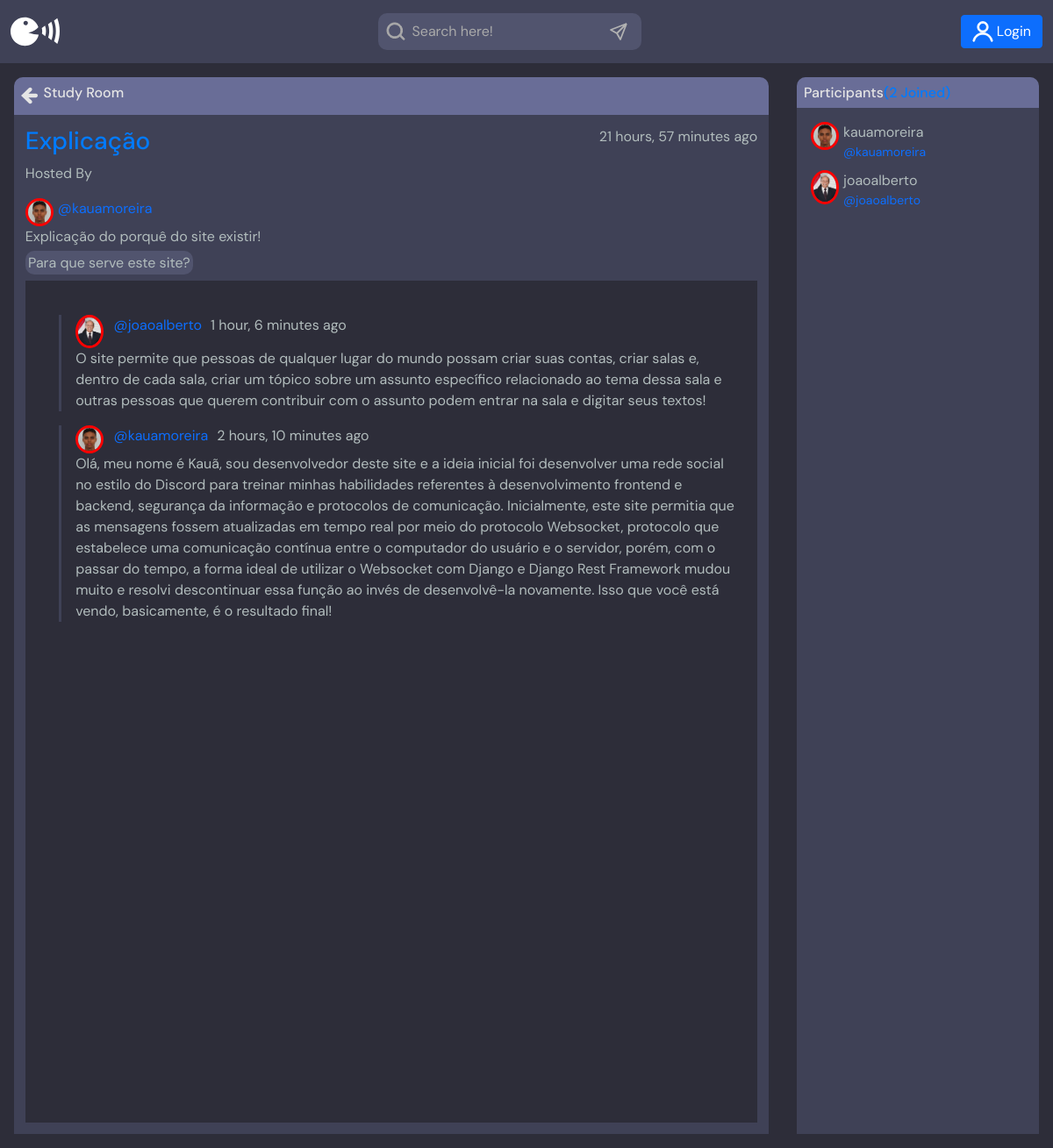
The page /room/1/ on the database its author committed.
### base/models.py (models this page shows, shortened)
class Room(models.Model):
	host = models.ForeignKey(User,on_delete=models.SET_NULL,null=True)#null=True -> Define this new field as a NULL in DB
	topic = models.ForeignKey(Topic,on_delete=models.SET_NULL,null=True)#null=True -> Define this new field as a NULL in DB
	name=models.CharField(max_length=200)#Short string row
	description=models.TextField(null=True,blank=True)#Long string row
	participants=models.ManyToManyField(User,related_name='participants',blank=True)#blank=True => define that it has participants doesnt is required
	updated=models.DateTimeField(auto_now=True)#Last updating DataTime in the room
	created=models.DateTimeField(auto_now_add=True)#Creating DataTime in the room
	class Meta:
		ordering=['-updated','-created']#['-updated','-created'] => The newest to the oldest inserts in DB will be shown in the website | ['updated','created'] => The oldest to the newest inserts in DB will be shown in the website

class User(AbstractUser):
	name=models.CharField(max_length=200,null=True)#Define the length max to the text | null=True -> Define this new field as a NULL in DB
	username=models.CharField(unique=True,max_length=200,null=True)#Define the length max to the text | null=True -> Define this new field as a NULL in DB
	email=models.EmailField(unique=True,null=True)#This field must be unique to each user | null=True -> Define this new field as a NULL in DB
	bio=models.TextField(null=True)#null=True -> Define this new field as a NULL in DB
	avatar=models.ImageField(null=True, default="avatar.svg")#This command is related to the "pillow" library. This library is a processing image library.
	USERNAME_FIELD='username'#Set a field that will be used in Admin Page to login
	REQUIRED_FIELDS=[]

class Topic(models.Model):
	name=models.CharField(max_length=200)#Short string row
	def __str__(self):
		return self.name

class Message(models.Model):
    user = models.ForeignKey(User, on_delete=models.CASCADE)
    room = models.ForeignKey(Room, on_delete=models.CASCADE)
    body = models.TextField()
    updated = models.DateTimeField(auto_now=True)#Last updating DataTime in the message
    created = models.DateTimeField(auto_now_add=True)#Creating DataTime in the room
    class Meta:
        ordering = ['-updated', '-created']#['-updated','-created'] => The newest to the oldest inserts in DB will be shown in the website | ['updated','created'] => The oldest to the newest inserts in DB will be shown in the website

### base/views.py (the view, shortened to what this page needs)
# urls.py: path('room/<str:pk>/',views.room,name="room"),#<str:pk> => Dynamic url route
def room(request, pk):
    room = Room.objects.get(id=pk)
    room_messages = room.message_set.all()
    participants = room.participants.all()
    context = {'room': room, 'roomMessages': room_messages, 'participants': participants}
    return render(request, 'base/room.html', context)

### base/templates/base/room.html (shortened to what this page needs)
{% extends 'main.html' %}
{% load static %}
{% block content %}
    <main class="room_main">
      <div class="main_room_div">
        <div class="room">
          <div class="room__top">
            <div class="room__topLeft">
              <a href="{% url 'home' %}">
                <img class="HeightSVG" src="{% static 'images/icons/ArrowLeft.svg' %}">
              </a>
              <h3>Study Room</h3>
            </div>
          </div>
          <div class="room__box">
            <div class="room__header">
              <div class="room__info">
                <h3>{{ room.name }}</h3>
                <span>{{ room.created|timesince }} ago</span>
              </div>
              <div class="room__hosted">
                <p>Hosted By</p>
                <a href="{% url 'user-profile' room.host.id %}" class="room__author">
                  <div class="avatar avatar--small">
                    <img src="{{ room.host.avatar.url }}" />
                  </div>
                  <span>@{{ room.host.username }}</span>
                </a>
              </div>
              <div class="room__details">{{ room.description }}</div>
              <span class="roomListRoom__topic">{{ room.topic }}</span>
            </div>
            <div class="room__conversation scroll">
              <div class="threads">
                {% for message in roomMessages %}
                <div class="thread">
                  <div class="thread__top">
                    <div class="thread__author">
                      <a href="{% url 'user-profile' message.user.id %}" class="thread__authorInfo">
                        <div class="avatar">
                          <img src="{{ message.user.avatar.url }}" />
                        </div>
                        <span>@{{ message.user.username }}</span>
                      </a>
                      <div>
                        <span class="thread__date">{{ message.created|timesince }} ago</span>
                      </div>
                    </div>
                  </div>
                  <div class="thread__details">{{ message.body }}</div>
                </div>
                 {% endfor %}
              </div>
            </div>
          </div>
        </div>
        <div class="participants">
          <h3 class="participants__top">Participants<span>({{ participants.count }} Joined)</span></h3>
          <div class="participants__list scroll">
            {% for participant in participants %}
            <a href="{% url 'user-profile' participant.id %}" class="participant">
              <div class="avatar">
                <img src="{{ participant.avatar.url }}" />
              </div>
              <div class="Names">
                <span>{{ participant.username }}</span>
                <small>@{{ participant.username }}</small>
              </div>
            </a>
            {% endfor %}
          </div>
        </div>
      </div>
    </main>
{% endblock content %}

### static/styles/MainStyle36.css (style rules this page uses)
* { font-family: "DM Sans", -apple-system, BlinkMacSystemFont, "Segoe UI", Roboto, Oxygen, Ubuntu, Cantarell, "Open Sans", "Helvetica Neue", sans-serif; }
main { margin: 1rem; }
::placeholder { color: #aaaaaa; }
.HeightSVG { width: 1.5rem; height: 1.5rem; }
.avatar img { border: 3px solid red; width: 2rem; border-radius: 100%; margin-right: 5px; }
.room__author,.thread__authorInfo { text-decoration: none; }
.roomListRoom__topic { color: #b2bdbd; padding: 0.2rem; background-color: #51546e; border-radius: 10px; }
.main_room_div { width: 100%; display: grid; grid-template-columns: 75% 25%; }
.room { margin-right: 1rem; }
.room__top { padding: 0.5rem; color: #e5e5e5; border-top-left-radius: 10px; border-top-right-radius: 10px; background-color: #696d97; width: 100%; display: flex; justify-content: space-between; }
.room__topLeft { display: grid; grid-template-columns: auto auto; }
.room__topLeft h3 { margin-left: 0.4rem; font-size: 1rem; }
.room__topLeft a img, .room__topRight a img { width: 1.2rem; }
.room__box { padding: 0.8rem; width: 100%; background-color: #3f4156; }
.room__info { display: flex; justify-content: space-between; }
.room__info h3 { color: #007bff; }
.room__info span, .room__hosted p { color: #b2bdbd; }
.room__details { color: #b2bdbd; }
.room__author { display: flex; justify-content: left; }
.room__details { margin-bottom: 0.4rem; }
.room__conversation { height: 120vh; overflow-y: scroll; margin-top: 0.5rem; background-color: #2d2d39; }
.threads { margin-top: 1.2rem; margin-left: 1.2rem; padding: 1.2rem; }
.thread__top { display: flex; justify-content: space-between; }
.thread__author { display: grid; grid-template-columns: auto auto; }
.thread__authorInfo { display: flex; justify-content: left; gap: 0.4rem; }
.thread__authorInfo span { text-decoration: none; }
.thread__date { color: #b2bdbd; margin-left: 0.625rem; }
.thread__details { color: #b2bdbd; }
.thread { border-left: 3px solid #3f4156; padding-left: 1rem; margin-bottom: 1rem; }
.participants { border-top-left-radius: 10px; border-top-right-radius: 10px; margin-left: 1rem; background-color: #3f4156; height: 100%; }
.participants__top { padding: 0.5rem; color: #e5e5e5; border-top-left-radius: 10px; border-top-right-radius: 10px; background-color: #696d97; width: 100%; display: flex; justify-content: left; font-size: 1rem; }
.participants__top span { color: #007bff; }
.participants__list { margin: 1rem; }
.participant { text-decoration: none; display: flex; justify-content: left; margin-bottom: 0.625rem; }
.Names { display: grid; grid-template-rows: auto auto; }
.Names span { color: #b2bdbd; }

### rows shown on the page
Room: name "Explicação", created "21 hours, 57 minutes", host.avatar (picture), host.username "kauamoreira", description "Explicação do porquê do site existir!", topic "Para que serve este site?"
Message: user.avatar (picture), user.username "joaoalberto", created "1 hour, 6 minutes", body "O site permite que pessoas de qualquer lugar do mundo possam criar suas contas, criar salas e, dentro de cada sala, criar um tópico sobre um assunto específico relacionado ao tema dessa sala e outras pessoas que querem contribuir com o assunto podem entrar na sala e digitar seus textos!"
Message: user.avatar (picture), user.username "kauamoreira", created "2 hours, 10 minutes", body "Olá, meu nome é Kauã, sou desenvolvedor deste site e a ideia inicial foi desenvolver uma rede social no estilo do Discord para treinar minhas habilidades referentes à desenvolvimento frontend e backend, segurança da informação e protocolos de comunicação. Inicialmente, este site permitia que as mensagens fossem atualizadas em tempo real por meio do protocolo Websocket, protocolo que estabelece uma comunicação contínua entre o computador do usuário e o servidor, porém, com o passar do tempo, a forma ideal de utilizar o Websocket com Django e Django Rest Framework mudou muito e resolvi descontinuar essa função ao invés de desenvolvê-la novamente. Isso que você está vendo, basicamente, é o…"
User: avatar (picture), username "kauamoreira"
User: avatar (picture), username "joaoalberto"
